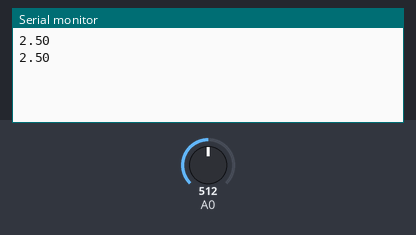
Bench run of a sketch on a simulated Arduino Uno, built with avr-gcc and run on an emulated ATmega328P. On the bench: the last lines printed to the serial monitor. The test bench sets the inputs (shaded band); at power-on: A0 = 512.

Above: at 2.8 s.
2.9 s: A0 set to 716
At 4.5 s:
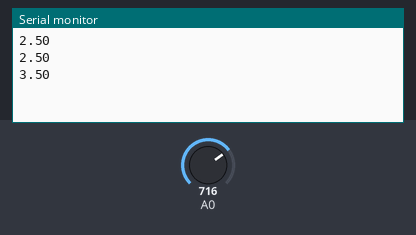
5.6 s: A0 set to 900
At 7.2 s:
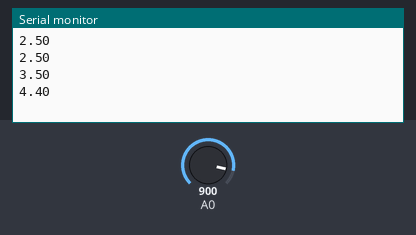
Timing chart, 0 to 8.7 s (numbered marks = the images above; inputs shaded):
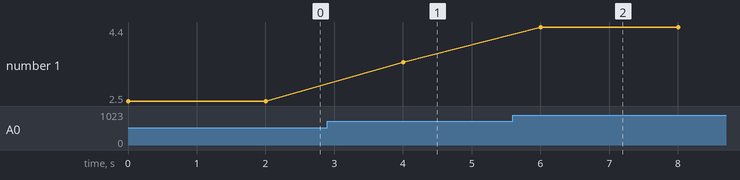

Measured:
- after the input at 2.9 s, the serial monitor: prints a new line after 1.1 s (image 1)
- after the input at 5.6 s, the serial monitor: prints a new line after 0.40 s (image 2)
- plotted number 1: 2.5 → 3.5 after the input at 2.9 s, 3.5 → 4.4 after the input at 5.6 s

The sketch:

load_sensors.ino
```cpp
void setup() {
  // put your setup code here, to run once:
  Serial.begin(9600);
}

void loop() {
  // put your main code here, to run repeatedly:
  int val = analogRead(A0);
  float voltage = val * (5.0 / 1023.0);
  Serial.println(voltage);
  delay(2000);
}
```
